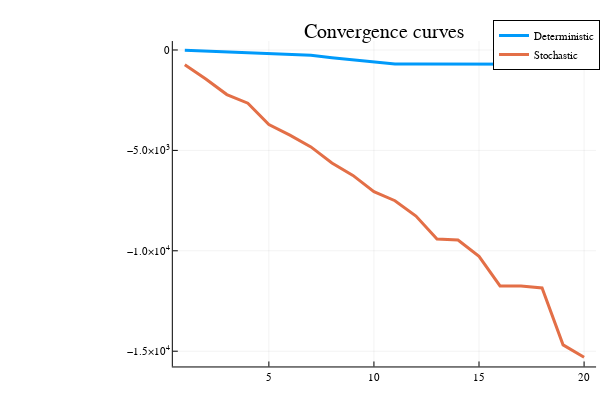

Notebook code for this chart:
### Markdown cell above
**Question 7 :** Répéter les expériences et comparer les valeurs meilleurs valeurs de f obtenues ($f_{best}$) aprs un nombre fixé d'itérations.

### Code cell
# Données
Abar=10*ones(m,n)+1*randn(m,n);
bbar=10*randn(m,1);

# x_0
xd = zeros(n,1); # résolution déterministe
xs = xd;  # résolution stochastique

# Bruit et echantillon
M  = 200;
noise  = 4;

#Nombre d'itérations
niter=100;

j = 0;

fbestd =1e10; # $f_{best}^0$: cas d'une résolution déterministe
fbests =1e10; # $f_{best}^0$: cas d'une résolution stochastique
fbesttd=[]; # f_{best} pour chaque expériences dans le cas d'une résolution déterministe
fbestts=[]; # f_{best} pour chaque expériences dans le cas d'une résolution stochastique

for nexp=1:20
    # Répétition des expériences    
# Insérer votre code
itermax = 100
i = 0;
pas = 10^-2
while i < itermax
    i = i + 1;
    # Insérer votre code
    xd = xbestd
    xs = xbests
    xbests = xs- pas*subgrads(Abar,bbar,noise,xs,M)
    xbestd = xd- pas*subgradd(Abar,bbar,xd)
    fbests = min(fbests,fvals(Abar,bbar,noise,xs,M))
    fbestd = min(fbestd,fvald(Abar,bbar,xd))
    # Stockage
end
append!( fbestts, fbests)
append!( fbesttd, fbestd)
# Fin insérer code
end

#Affichage
#plotly();
iter=1:20;
hf=[fbesttd,fbestts];
plot(iter,hf,title="Convergence curves",label=["Deterministic" "Stochastic"],lw=3)

### Figure 1 — Plotly figure (JSON) as saved in the notebook; plotly's stock layout.template omitted (floating-point values rounded to 4 significant figures)
{"data": [{"colorbar": {"title": ""}, "legendgroup": "Deterministic", "line": {"color": "rgba(0, 154, 250, 1.000)", "dash": "solid", "shape": "linear", "width": 3}, "mode": "lines", "name": "Deterministic", "showlegend": true, "type": "scatter", "x": [1, 2, 3, 4, 5, 6, 7, 8, 9, 10, 11, 12, 13, 14, 15, 16, 17, 18, 19, 20], "xaxis": "x", "y": [-13.2, -51.31, -91.27, -131.2, -171.2, -211.1, -267.0, -382.9, -498.7, -614.6, -700.6, -700.6, -700.6, -700.6, -700.6, -703.6, -704.8, -705.9, -707.1, -708.1], "yaxis": "y", "zmax": null, "zmin": null}, {"colorbar": {"title": ""}, "legendgroup": "Stochastic", "line": {"color": "rgba(227, 111, 71, 1.000)", "dash": "solid", "shape": "linear", "width": 3}, "mode": "lines", "name": "Stochastic", "showlegend": true, "type": "scatter", "x": [1, 2, 3, 4, 5, 6, 7, 8, 9, 10, 11, 12, 13, 14, 15, 16, 17, 18, 19, 20], "xaxis": "x", "y": [-731.8, -1441.0, -2220.0, -2648.0, -3709.0, -4240.0, -4827.0, -5628.0, -6245.0, -7059.0, -7506.0, -8268.0, -9413.0, -9461.0, -10280.0, -11750.0, -11750.0, -11850.0, -14690.0, -15300.0], "yaxis": "y", "zmax": null, "zmin": null}], "layout": {"annotations": [{"font": {"color": "rgba(0, 0, 0, 1.000)", "family": "sans-serif", "size": 20}, "rotation": 0, "showarrow": false, "text": "Convergence curves", "x": 0.6407, "xanchor": "center", "xref": "paper", "y": 1, "yanchor": "top", "yref": "paper"}], "height": 400, "legend": {"bgcolor": "rgba(255, 255, 255, 1.000)", "bordercolor": "rgba(0, 0, 0, 1.000)", "borderwidth": 1, "font": {"color": "rgba(0, 0, 0, 1.000)", "family": "sans-serif", "size": 11}, "tracegroupgap": 0, "traceorder": "normal", "x": 1, "xanchor": "auto", "y": 1, "yanchor": "auto"}, "margin": {"b": 20, "l": 0, "r": 0, "t": 20}, "paper_bgcolor": "rgba(255, 255, 255, 1.000)", "plot_bgcolor": "rgba(255, 255, 255, 1.000)", "showlegend": true, "width": 600, "xaxis": {"anchor": "y", "domain": [0.288, 0.9934], "gridcolor": "rgba(0, 0, 0, 0.100)", "gridwidth": 0.5, "linecolor": "rgba(0, 0, 0, 1.000)", "mirror": false, "range": [0.43, 20.57], "showgrid": true, "showline": true, "showticklabels": true, "tickangle": 0, "tickcolor": "rgb(0, 0, 0)", "tickfont": {"color": "rgba(0, 0, 0, 1.000)", "family": "sans-serif", "size": 11}, "tickmode": "array", "ticks": "inside", "ticktext": ["5", "10", "15", "20"], "tickvals": [5, 10, 15, 20], "title": "", "titlefont": {"color": "rgba(0, 0, 0, 1.000)", "family": "sans-serif", "size": 15}, "type": "-", "visible": true, "zeroline": false, "zerolinecolor": "rgba(0, 0, 0, 1.000)"}, "yaxis": {"anchor": "x", "domain": [0.03762, 0.9415], "gridcolor": "rgba(0, 0, 0, 0.100)", "gridwidth": 0.5, "linecolor": "rgba(0, 0, 0, 1.000)", "mirror": false, "range": [-15760.0, 445.4], "showgrid": true, "showline": true, "showticklabels": true, "tickangle": 0, "tickcolor": "rgb(0, 0, 0)", "tickfont": {"color": "rgba(0, 0, 0, 1.000)", "family": "sans-serif", "size": 11}, "tickmode": "array", "ticks": "inside", "ticktext": ["−1.5×10<sup>4</sup>", "−1.0×10<sup>4</sup>", "−5.0×10<sup>3</sup>", "0"], "tickvals": [-15000, -10000, -5000, 0], "title": "", "titlefont": {"color": "rgba(0, 0, 0, 1.000)", "family": "sans-serif", "size": 15}, "type": "-", "visible": true, "zeroline": false, "zerolinecolor": "rgba(0, 0, 0, 1.000)"}}}
